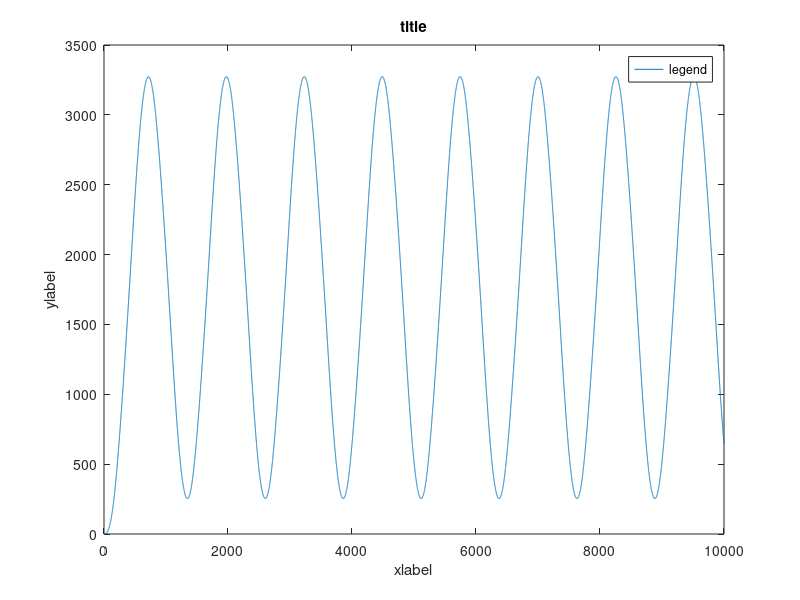
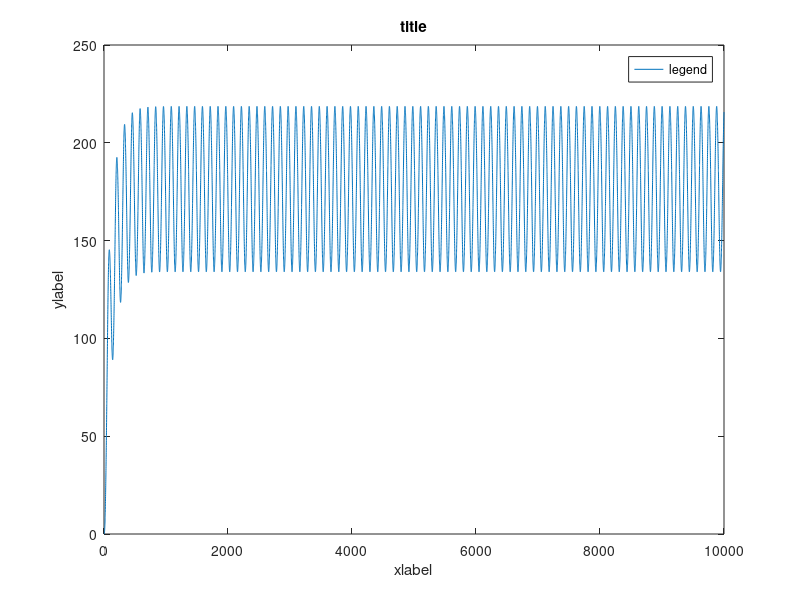

Write MATLAB code to recreate these figures, in order.
omega1_b = load('w1_b.mat', 'ans');
omega2_b = load('w2_b.mat', 'ans');

omega1_b = omega1_b.ans;
omega2_b = omega2_b.ans;

figure(1);
plot(omega1_b(1, :), omega1_b(2, :));
legend("legend");
title("title");
xlabel("xlabel");
ylabel("ylabel");

figure(2);
plot(omega2_b(1, :), omega2_b(2, :));
legend("legend");
title("title");
xlabel("xlabel");
ylabel("ylabel");

t_1 = zeros(1, size(omega1_b, 2) / 2);
a_1 = zeros(1, size(omega1_b, 2) / 2);
a_2 = zeros(1, size(omega1_b, 2) / 2);

for i = (size(omega1_b, 2) / 2 + 1):size(omega1_b, 2)
    t_1(i - size(omega1_b, 2) / 2) = omega1_b(1, i);
    a_1(i - size(omega1_b, 2) / 2) = omega1_b(2, i);
    a_2(i - size(omega1_b, 2) / 2) = omega2_b(2, i);
end

a_1 = a_1 * pi / 180;
a_2 = a_2 * pi / 180;

A_1_b = (max(a_1) - min(a_1)) / 2;
A_2_b = (max(a_2) - min(a_2)) / 2;